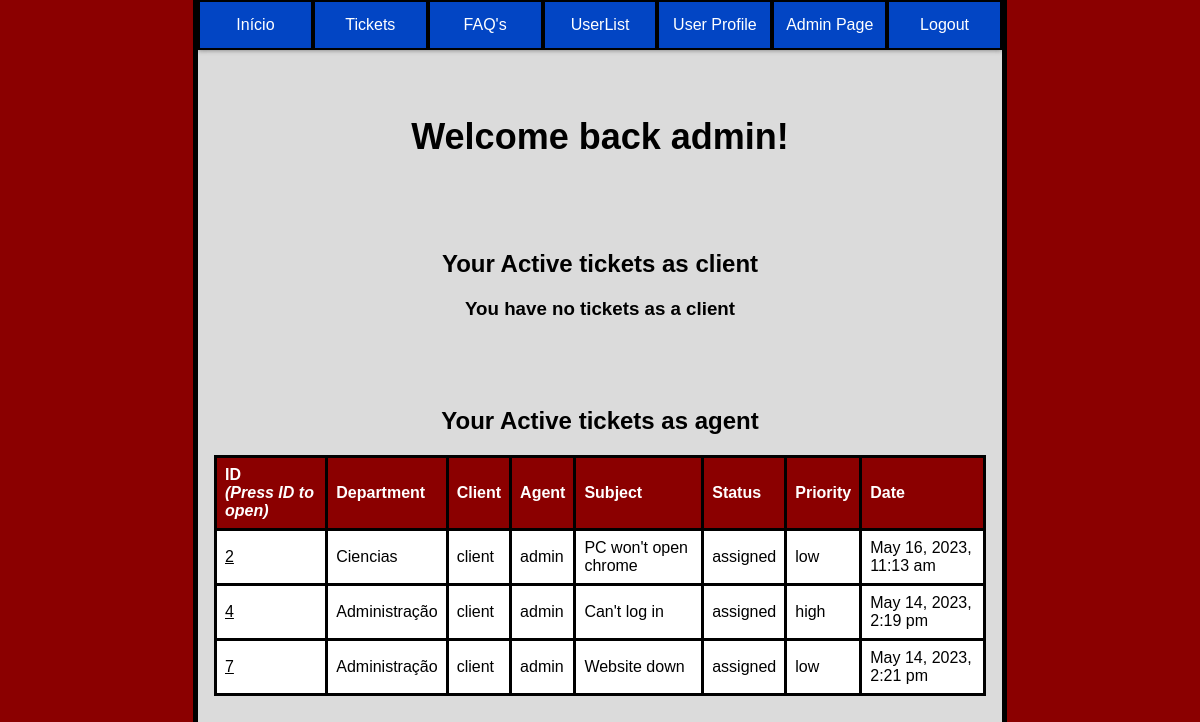
/pages/index.php (signed in), run on an earlier commit of the app's database.
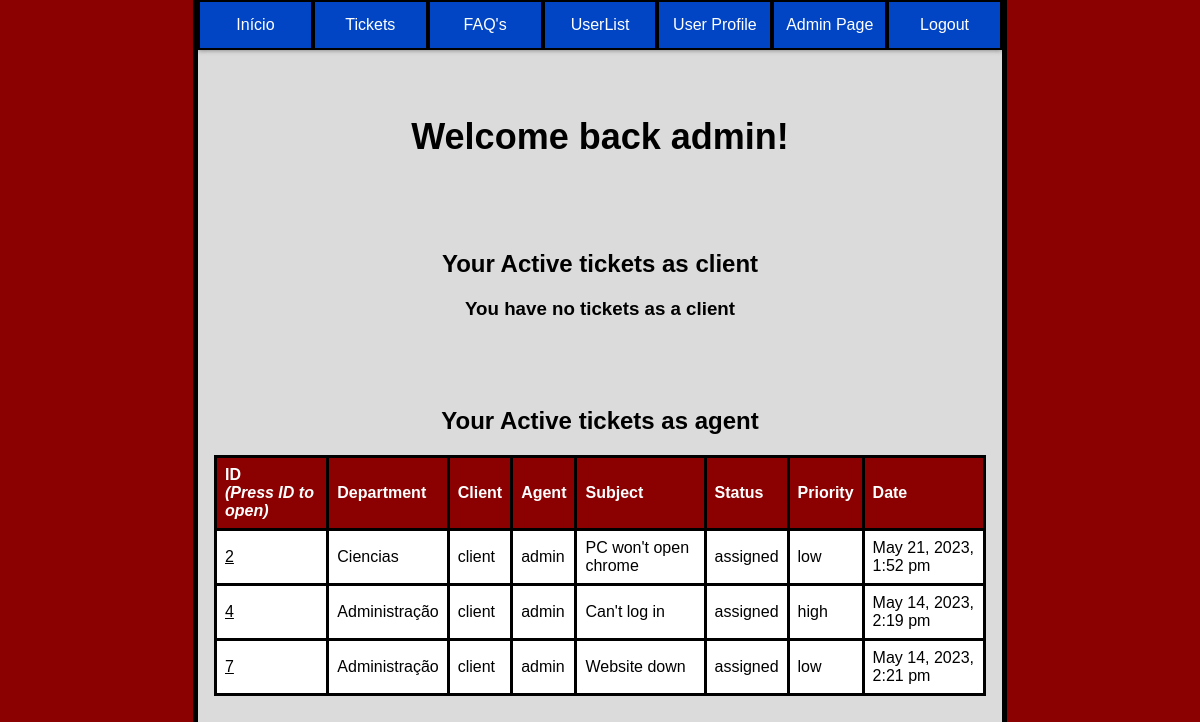
And on a later commit of the database.
### tables this page shows
CREATE TABLE tickets(
    id INTEGER PRIMARY KEY,
    department_id INTEGER,
    client_id INTEGER,
    agent_id INTEGER,
    subject VARCHAR(200) NOT NULL,
    description TEXT NOT NULL,
    status VARCHAR(10) CHECK(status = 'open' or status = 'assigned' or status = 'closed') NOT NULL,
    priority VARCHAR(10) CHECK(priority = 'low' or priority = 'medium' or priority ='high') NOT NULL,
    created_at DATETIME NOT NULL,
    updated_at DATETIME,
    FOREIGN KEY (department_id) REFERENCES department(id),
    FOREIGN KEY (client_id) REFERENCES user(id),
    FOREIGN KEY (agent_id) REFERENCES user(id)
);

CREATE TABLE department(
    id INTEGER PRIMARY KEY,
    name VARCHAR(50) NOT NULL
);

CREATE TABLE user(
    id INTEGER PRIMARY KEY,
    name VARCHAR(50) NOT NULL,
    username VARCHAR(50) UNIQUE NOT NULL,
    email VARCHAR(50) UNIQUE NOT NULL,
    password VARCHAR(255) NOT NULL,
    role VARCHAR(10) CHECK(role = 'client' or role = 'agent' or role = 'admin') NOT NULL,
    department_id INTEGER,
    FOREIGN KEY (department_id) REFERENCES department(id)
);

### utils/functions.php (the view, shortened to what this page needs)
<?php
function searchUser($id){
    $db = getDatabaseConnection();
    $stmt = $db->prepare('SELECT * FROM user WHERE id = ?');
    $stmt->execute(array($id));
    return $stmt->fetch();
}
function getTicketsTableForUser($paramter){
    $db = getDatabaseConnection();
    $user = searchUser($_SESSION["user_id"]);
    if($paramter == 0){
        $stmt = $db->prepare('SELECT * FROM tickets WHERE client_id = ? and status != ?');
        $stmt->execute(array($user["id"],"closed"));
        $tickets = $stmt->fetchAll();
    }
    else if($paramter == 1){
        $stmt = $db->prepare('SELECT * FROM tickets WHERE agent_id = ? and status != ?');
        $stmt->execute(array($user["id"],"closed"));
        $tickets = $stmt->fetchAll();
    }
    else if($paramter == 2){
        $tickets = getAllTickets();
    }
    if($tickets == null){
        if($paramter == 0){
            echo "<h3>You have no tickets as a client</h3>";
        }
        return 0;
    }
    echo "<table>
    <thead>
        <tr>
            <th>ID<br><em>(Press ID to open)</em></th>
            <th>Department</th>
            <th>Client</th>
            <th>Agent</th>
            <th>Subject</th>
            <th>Status</th>
            <th>Priority</th>
            <th>Date</th>
        </tr>
    </thead>";
    foreach ($tickets as $ticket) {
        $stmt = $db->prepare('SELECT * FROM department WHERE id = ?');
        $stmt->execute(array($ticket['department_id']));
        $department = $stmt->fetch();
        $stmt = $db->prepare('SELECT * FROM user WHERE id = ?');
        $stmt->execute(array($ticket['client_id']));
        $c_user = $stmt->fetch();
        $stmt = $db->prepare('SELECT * FROM user WHERE id = ?');
        $stmt->execute(array($ticket['agent_id']));
        $a_user = $stmt->fetch();
        echo "<tr>
            <td> <button onclick=sendDataTicket('". $ticket['id'] ."')>".$ticket['id']."</button></td>
            <td>" . $department['name'] . "</td>
            <td>" . $c_user['name'] . "</td>
            <td>" . $a_user['name'] . "</td>
            <td>" . $ticket['subject'] . "</td>
            <td>" . $ticket['status'] . "</td>
            <td>" . $ticket['priority'] . "</td>
            <td>" . $ticket['updated_at'] . "</td>
            </tr>";
}
}
?>

What changed in the data, as far as the page shows it:
changed tickets "PC won't open chrome": updated_at "May 16, 2023, 11:13 am" → "May 21, 2023, 1:52 pm"
